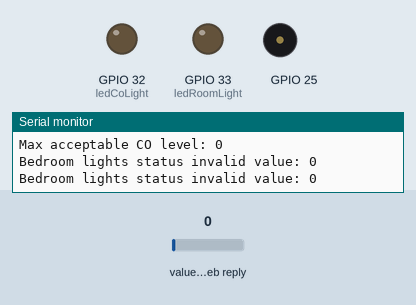
The sketch below on a simulated ESP32. On the bench: output pins drawn as LEDs (lit = HIGH), buzzer (waves = sounding), the last lines printed to the serial monitor. Dashed ring = blinking. The inputs (shaded band) are chosen by the test bench; at power-on: value in the web reply 0. WiFi joins after 1.5 s; servers stay silent unless stated; web services answer with replies made up by the test bench.

Above: at 2.7 s.
2.8 s: value in the web reply set to 2
At 3.62 s:
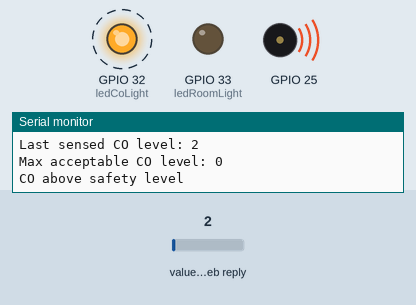
At 11.7 s:
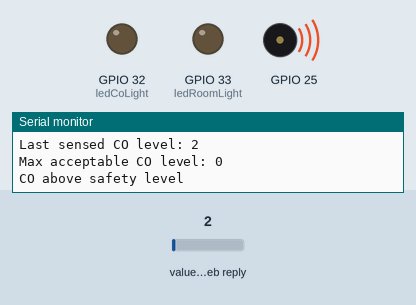
Timing chart, 0 to 11.9 s (numbered marks = the images above; inputs shaded):
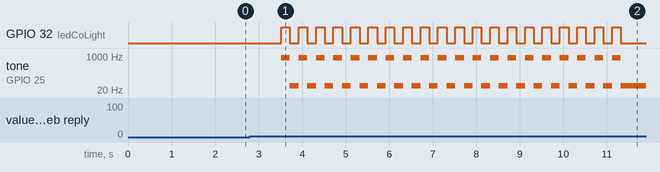

The sketch:

actuator_management_module.ino
```cpp
#include <ArduinoJson.h>
#include <WiFi.h>
#include <HTTPClient.h>

const char* ssid = "";
const char* password = "";

HTTPClient http;
int httpResponseCode;

String smokeSensorStatusApi = "http://api.thingspeak.com/channels/1189072/feeds.json?api_key=31AIFTXDB7583BP0";
String airQualityLogApi = "http://api.thingspeak.com/channels/1199842/fields/1.json?api_key=OWAJG6IJS9ZVTXO2";
String bedroomLightStatusApi = "http://api.thingspeak.com/channels/1199845/feeds.json?api_key=1F4CJVZV752JQG39";
String bedroomOccupancyApi = "http://api.thingspeak.com/channels/1199848/feeds.json?api_key=MAJLJ1EOJJ1BLP5F";

String smokeSensorActive;
String maxAcceptableCoStr;
int maxAcceptableCo;
String sensedCoStr;
int sensedCo;
String bedroomOccupied;
String bedroomLightsActive;

String payload;

const int ledRoomLight = 33;
const int ledCoLight = 32;

void setup() {

  Serial.begin(115200);

  WiFi.begin(ssid, password);
  Serial.println("Connecting");
  while(WiFi.status() != WL_CONNECTED) {
   delay(500);
   Serial.print(".");
  }
  Serial.println("");
  Serial.print("Connected to WiFi network with IP Address: ");
  Serial.println(WiFi.localIP());

  pinMode(ledRoomLight, OUTPUT);
  pinMode(ledCoLight, OUTPUT);

  ledcSetup(0,1E5,12);
  ledcAttachPin(25,0);
}

void loop() {
  if(WiFi.status() == WL_CONNECTED){
    Serial.println("Starting new loop iteration");
    //Do the smoke sensor work
    http.begin(smokeSensorStatusApi);
    httpResponseCode = http.GET();
    if(httpResponseCode > 0){
      payload = http.getString();
      DynamicJsonDocument doc(4096);

      deserializeJson(doc, payload);

      JsonArray feeds = doc["feeds"];

      for(int i = (feeds.size() - 1); i >= 0; i--){
        smokeSensorActive = (const char*)feeds[i]["field1"];

        if(smokeSensorActive.equals("on")){
          Serial.println("Smoke sensor is on. Starting co level examination");

          for(int j = (feeds.size() - 1); j >= 0; j--){
            maxAcceptableCoStr = (const char*)feeds[j]["field2"];

            if(maxAcceptableCoStr != NULL){
              maxAcceptableCo = maxAcceptableCoStr.toInt();
              break;
            }
          }
          break;
        }else if(smokeSensorActive.equals("off")){
          Serial.println("Smoke sensor is off");
          break;
        }else{
          Serial.print("Smoke sensor status invalid value: ");
          Serial.println(smokeSensorActive);
        }
      }
    }else{
      Serial.print("Error occured during smoke sensor status data fetch. Code: ");
      Serial.println(httpResponseCode);
      Serial.print("Error text: ");
      Serial.println(http.errorToString(httpResponseCode));
    }
    http.end();
    http.begin(airQualityLogApi);
    httpResponseCode = http.GET();
    payload = http.getString();

    if(httpResponseCode > 0){
      Serial.println("Fetching air quality logs...");
      DynamicJsonDocument doc(10240);
      deserializeJson(doc, payload);

      JsonArray feeds = doc["feeds"];

      for(int i = (feeds.size() - 1); i >= 0; i--){
        sensedCoStr = (const char*)feeds[i]["field1"];
        if(sensedCoStr != NULL) break;
      }
      sensedCo = sensedCoStr.toInt();

      Serial.print("Last sensed CO level: ");
      Serial.println(sensedCo);
      Serial.print("Max acceptable CO level: ");
      Serial.println(maxAcceptableCo);

      if(sensedCo > maxAcceptableCo){
        Serial.println("CO above safety level");
        for(int i = 0; i < 20; i++){
          digitalWrite(ledCoLight, HIGH);
          //tone(25, 33);
          ledcWriteTone(0,800);
          delay(200);
          digitalWrite(ledCoLight, LOW);
          uint8_t octave = 1;
          ledcWriteNote(0,NOTE_C,octave);
          //tone(25, 80);
          delay(200);
        }
      }
    }else{
      Serial.print("Error occured during air quality log data fetch. Code: ");
      Serial.println(httpResponseCode);
      Serial.print("Error text: ");
      Serial.println(http.errorToString(httpResponseCode));
    }

    http.end();

    //Do the bedroom light work
    http.begin(bedroomLightStatusApi);
    httpResponseCode = http.GET();
    if(httpResponseCode > 0){
      DynamicJsonDocument doc(10240);
      payload = http.getString();
      deserializeJson(doc, payload);

      JsonArray feeds = doc["feeds"];

      for(int i = (feeds.size() - 1); i >= 0; i--){
        bedroomLightsActive = (const char*)feeds[i]["field1"];
        bedroomLightsActive.trim();

        if(bedroomLightsActive.equals("on")){
          Serial.println("Bedroom lights on");
          http.end();
          http.begin(bedroomOccupancyApi);
          httpResponseCode = http.GET();

          if(httpResponseCode > 0){
            payload = http.getString();
            DynamicJsonDocument doc(10240);
            deserializeJson(doc, payload);

            JsonArray feeds = doc["feeds"];

            for(int i = (feeds.size() - 1); i >= 0; i--){
              bedroomOccupied = (const char*)feeds[i]["field1"];
              if(bedroomOccupied.equals("true")){
                Serial.println("Bedroom is occupied, turning lights on...");
                digitalWrite(ledRoomLight, HIGH);
                break;
              }else if(bedroomOccupied.equals("false")){
                Serial.println("Bedroom is empty, turning lights off...");
                digitalWrite(ledRoomLight, LOW);
                break;
              }else{
                Serial.print("Beedroom occupancy invalid value: ");
                Serial.println(smokeSensorActive);
              }
            }
          }else{
            Serial.print("Error occured during bedroom occupancy data fetch. Code: ");
            Serial.println(httpResponseCode);
            Serial.print("Error text: ");
            Serial.println(http.errorToString(httpResponseCode));
          }
          http.end();
          break;
        }else if(bedroomLightsActive.equals("off")){
          Serial.println("Bedroom lights off");
          digitalWrite(ledRoomLight, LOW);
          break;
        }else{
          Serial.print("Bedroom lights status invalid value: ");
          Serial.println(bedroomLightsActive);
        }
      }
    }else{
      Serial.print("Error occured during bedroom light status fetch. Code: ");
      Serial.println(httpResponseCode);
      Serial.print("Error text: ");
      Serial.println(http.errorToString(httpResponseCode));
    }
  }
  delay(1000);
}
```

Measured:
- the behaviour switches between 0 and 1 on value in the web reply (found by bisection; images 0 and 1)
- after the input at 2.8 s, GPIO 32 (ledCoLight): alternates HIGH for 0.20 s and LOW for 0.20 s, 40 changes in all, then stays LOW, starting after 0.72 s; tone on GPIO 25: alternates 800 Hz for 0.20 s and 32 Hz for 0.20 s, 40 changes in all, then stays 32 Hz, starting after 0.72 s
